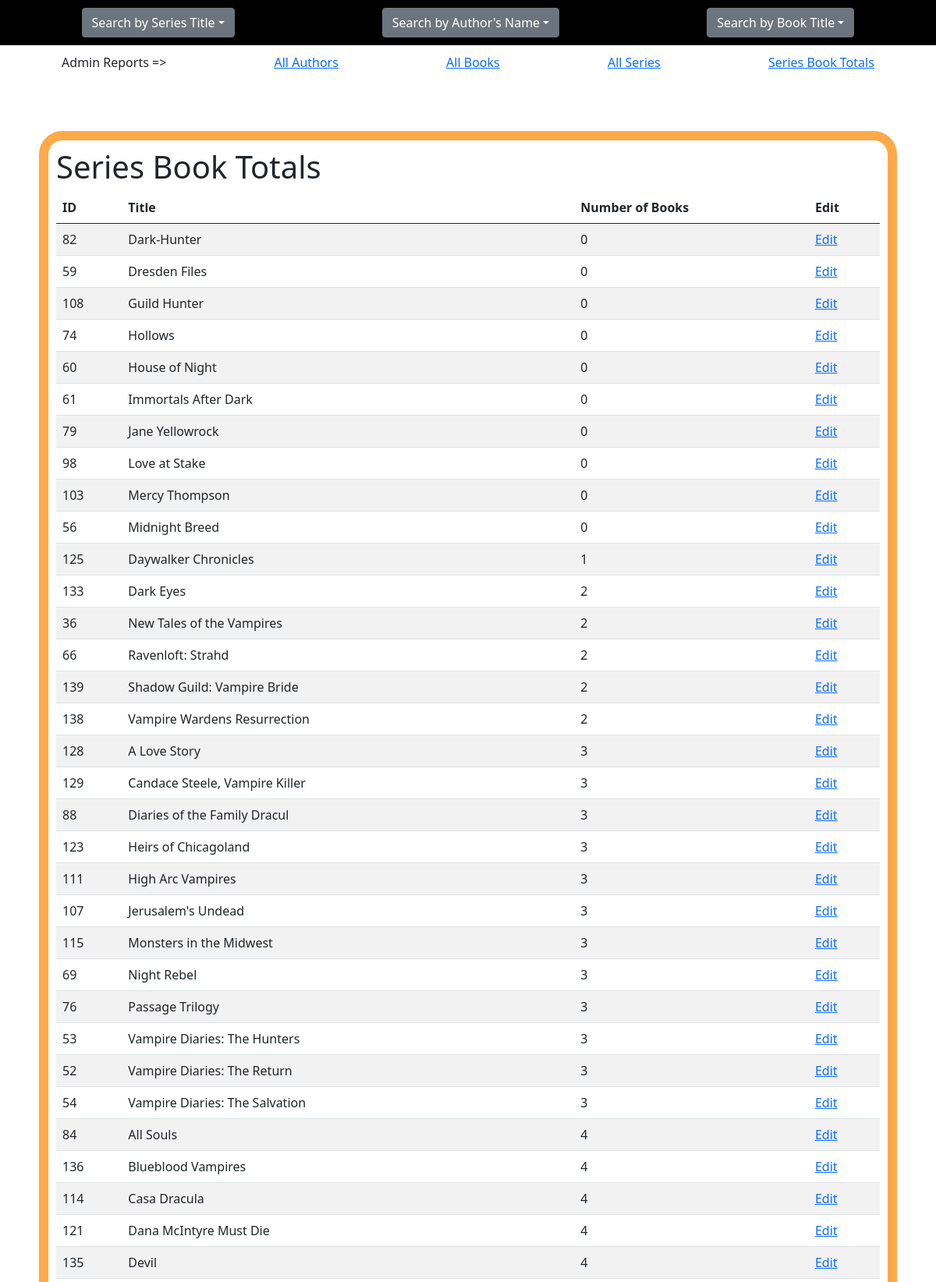
The page /series-book-totals/ (upper part) on the database its author committed.
### dystopia/models.py (models this page shows, shortened)
class Series(models.Model):
    publish = models.BooleanField(default=True)
    title = models.CharField(
        max_length=255,
    )
    wikipedia_page = models.URLField(
        verbose_name="Wikipedia Page",
        null=True,
        blank=True,
    )
    amazon_page = models.URLField(
        verbose_name="Amazon Page",
        null=True,
        blank=True,
    )
    goodreads_page = models.URLField(
        verbose_name="Goodreads' Page",
        null=True,
        blank=True,
    )
    author_website = models.URLField(
        verbose_name="Author's Website",
        null=True,
        blank=True,
    )
    publisher_website = models.URLField(
        verbose_name="Publisher's Website",
        null=True,
        blank=True,
    )
    slug = models.SlugField(
        null=True,
        blank=True,
        unique=True
    )
    author = models.ForeignKey(
        Author,
        null=True,
        blank=True,
        on_delete=models.SET_NULL,
        related_name='series',
    )
    notes = models.TextField(
        verbose_name="Internal Notes",
        null=True,
        blank=True,
    )
    class Meta:
        verbose_name_plural = 'Series'
        ordering = ['title']

### dystopia/views.py (the view)
# urls.py: path('series-book-totals/', views.series_book_totals, name='series_list'),
def series_book_totals(request):
    try:
        series_book_totals = Series.objects.annotate(num_books=Count('books')).order_by('num_books', 'title')
    except:
        raise Http404(f"No series!")
    return render(request, 'series_book_totals.html', {'series_book_totals': series_book_totals})

### dystopia/templates/series_book_totals.html
{% extends 'base.html' %}
{% block content %}
    <h1>Series Book Totals</h1>
    <table class="table table-striped">
        <thead>
            <tr>
                <th scope="col">ID</th>
                <th scope="col">Title</th>
                <th scope="col">Number of Books</th>
                <th scope="col">Edit</th>
            </tr>
        </thead>
        <tbody>
            {% for series in series_book_totals %}
                <tr>
                    <td>{{ series.id }}</td>
                    <td>{{ series.title }}</td>
                    <td>{{ series.num_books }}</td>
                    <td><a target="_blank" href="http://localhost:8000/admin/dystopia/series/{{ series.id }}/change/">Edit</a></td>
                </tr>
            {% endfor %}
        </tbody>
    </table>
{% endblock %}

### rows shown on the page
Series: id "82", title "Dark-Hunter", num_books "0"
Series: id "59", title "Dresden Files", num_books "0"
Series: id "108", title "Guild Hunter", num_books "0"
Series: id "74", title "Hollows", num_books "0"
Series: id "60", title "House of Night", num_books "0"
Series: id "61", title "Immortals After Dark", num_books "0"
Series: id "79", title "Jane Yellowrock", num_books "0"
Series: id "98", title "Love at Stake", num_books "0"
Series: id "103", title "Mercy Thompson", num_books "0"
Series: id "56", title "Midnight Breed", num_books "0"
Series: id "125", title "Daywalker Chronicles", num_books "1"
Series: id "133", title "Dark Eyes", num_books "2"
Series: id "36", title "New Tales of the Vampires", num_books "2"
Series: id "66", title "Ravenloft: Strahd", num_books "2"
Series: id "139", title "Shadow Guild: Vampire Bride", num_books "2"
Series: id "138", title "Vampire Wardens Resurrection", num_books "2"
Series: id "128", title "A Love Story", num_books "3"
Series: id "129", title "Candace Steele, Vampire Killer", num_books "3"
Series: id "88", title "Diaries of the Family Dracul", num_books "3"
Series: id "123", title "Heirs of Chicagoland", num_books "3"
Series: id "111", title "High Arc Vampires", num_books "3"
Series: id "107", title "Jerusalem's Undead", num_books "3"
Series: id "115", title "Monsters in the Midwest", num_books "3"
Series: id "69", title "Night Rebel", num_books "3"
Series: id "76", title "Passage Trilogy", num_books "3"
Series: id "53", title "Vampire Diaries: The Hunters", num_books "3"
Series: id "52", title "Vampire Diaries: The Return", num_books "3"
Series: id "54", title "Vampire Diaries: The Salvation", num_books "3"
Series: id "84", title "All Souls", num_books "4"
Series: id "136", title "Blueblood Vampires", num_books "4"
Series: id "114", title "Casa Dracula", num_books "4"
Series: id "121", title "Dana McIntyre Must Die", num_books "4"
Series: id "135", title "Devil", num_books "4"
